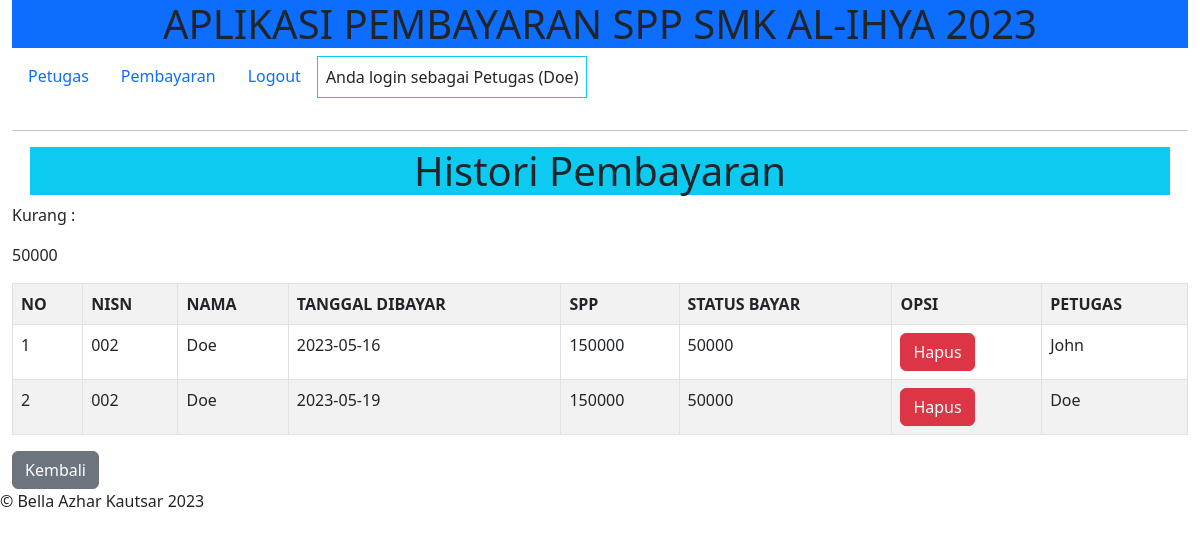
The app's page /petugas/petugas.php?page=histori_pembayaran&id=002 (signed in) with its own data.
### tables this page shows
CREATE TABLE `pembayaran` (
  `id_pembayaran` int(11) NOT NULL,
  `id_petugas` int(11) NOT NULL,
  `nisn` varchar(10) NOT NULL,
  `tgl_bayar` date NOT NULL,
  `bulan_bayar` varchar(8) NOT NULL,
  `tahun_bayar` varchar(4) NOT NULL,
  `id_spp` int(11) NOT NULL,
  `jumlah_bayar` int(11) NOT NULL
);

CREATE TABLE `siswa` (
  `nisn` char(10) NOT NULL,
  `nis` char(8) NOT NULL,
  `nama` varchar(32) NOT NULL,
  `id_kelas` int(11) NOT NULL,
  `alamat` text NOT NULL,
  `no_telp` varchar(13) NOT NULL,
  `id_spp` int(11) NOT NULL
);

CREATE TABLE `spp` (
  `id_spp` int(11) NOT NULL,
  `tahun` int(11) NOT NULL,
  `nominal` int(11) NOT NULL
);

CREATE TABLE `petugas` (
  `id_petugas` int(11) NOT NULL,
  `username` varchar(50) NOT NULL,
  `password` varchar(32) NOT NULL,
  `nama_petugas` varchar(50) NOT NULL,
  `level` enum('admin','petugas') NOT NULL
);

### petugas/histori_pembayaran.php (the view)
<h1 class="container-md text-center bg-info ">Histori Pembayaran</h1>
<table class="table table-bordered table-striped">
    <tr>
        <th>NO</th>
        <th>NISN</th>
        <th>NAMA</th>
        <th>TANGGAL DIBAYAR</th>
        <th>SPP</th>
        <th>STATUS BAYAR</th>
        <th>OPSI</th>
        <th>PETUGAS</th>
    </tr>
    <?php $no = 1;
    $query = $db->query("SELECT * FROM pembayaran,siswa,spp WHERE pembayaran.nisn = siswa.nisn AND siswa.id_spp = spp.id_spp AND pembayaran.nisn = '$_GET[id]'");
    if (mysqli_num_rows($query) < 1) :
    ?>
        <td colspan="8">
            <p>Belum ada histori pembayaran</p>
        </td>
        <?php else :
        foreach ($query as $data) :
            $bayar = $db->query("SELECT SUM(jumlah_bayar) as jumlah FROM pembayaran WHERE nisn = '$data[nisn]'")->fetch_assoc();
            $kurang = $data['nominal'] - $bayar['jumlah'];
            $petugas = $db->query("SELECT nama_petugas FROM petugas WHERE id_petugas = '$data[id_petugas]'")->fetch_assoc();
        ?>
            <tr>
                <td><?= $no++; ?></td>
                <td><?= $data['nisn']; ?></td>
                <td><?= $data['nama']; ?></td>
                <td><?= $data['tgl_bayar']; ?></td>
                <td><?= $data['nominal']; ?></td>
                <td><?= $data['jumlah_bayar']; ?></td>
                <td><a href="?page=hapus_pembayaran&id=<?= $data['id_pembayaran']; ?>" class="btn btn-danger">Hapus</a></td>
                <td><?= $petugas['nama_petugas']; ?></td>
            </tr>
        <?php endforeach; ?>
        <p>Kurang :</p>
        <?php if ($kurang > 0) :  ?>
            <p><?= $kurang; ?></p>
        <?php else : ?>
            <p class="btn btn-success">Lunas</p>
        <?php endif; ?>
    <?php endif; ?>
</table>
<a href="?page=pembayaran" class="btn btn-secondary">Kembali</a>

### records on screen
pembayaran: siswa.nisn "002", siswa.nama "Doe", tgl_bayar "2023-05-16", spp.nominal "150000", jumlah_bayar "50000", id_petugas.nama_petugas "John"
pembayaran: siswa.nisn "002", siswa.nama "Doe", tgl_bayar "2023-05-19", spp.nominal "150000", jumlah_bayar "50000", id_petugas.nama_petugas "Doe"

### other values on screen
$_SESSION['logname'] "Doe"
$kurang "50000"
